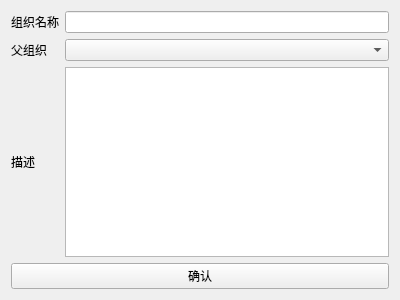
<?xml version="1.0" encoding="UTF-8"?>
<ui version="4.0">
 <class>AddGroup</class>
 <widget class="QWidget" name="AddGroup">
  <property name="geometry">
   <rect>
    <x>0</x>
    <y>0</y>
    <width>400</width>
    <height>300</height>
   </rect>
  </property>
  <property name="windowTitle">
   <string>Form</string>
  </property>
  <layout class="QVBoxLayout" name="verticalLayout">
   <item>
    <layout class="QGridLayout" name="gridLayout">
     <item row="1" column="1">
      <widget class="QComboBox" name="groupFather"/>
     </item>
     <item row="0" column="0">
      <widget class="QLabel" name="groupNameL">
       <property name="text">
        <string>组织名称</string>
       </property>
      </widget>
     </item>
     <item row="1" column="0">
      <widget class="QLabel" name="groupFatherL">
       <property name="text">
        <string>父组织</string>
       </property>
      </widget>
     </item>
     <item row="0" column="1">
      <widget class="QLineEdit" name="groupName"/>
     </item>
     <item row="2" column="0">
      <widget class="QLabel" name="groupDesL">
       <property name="text">
        <string>描述</string>
       </property>
      </widget>
     </item>
     <item row="2" column="1">
      <widget class="QPlainTextEdit" name="groupDes"/>
     </item>
    </layout>
   </item>
   <item>
    <widget class="QPushButton" name="ok">
     <property name="text">
      <string>确认</string>
     </property>
    </widget>
   </item>
  </layout>
 </widget>
 <resources/>
 <connections/>
</ui>
